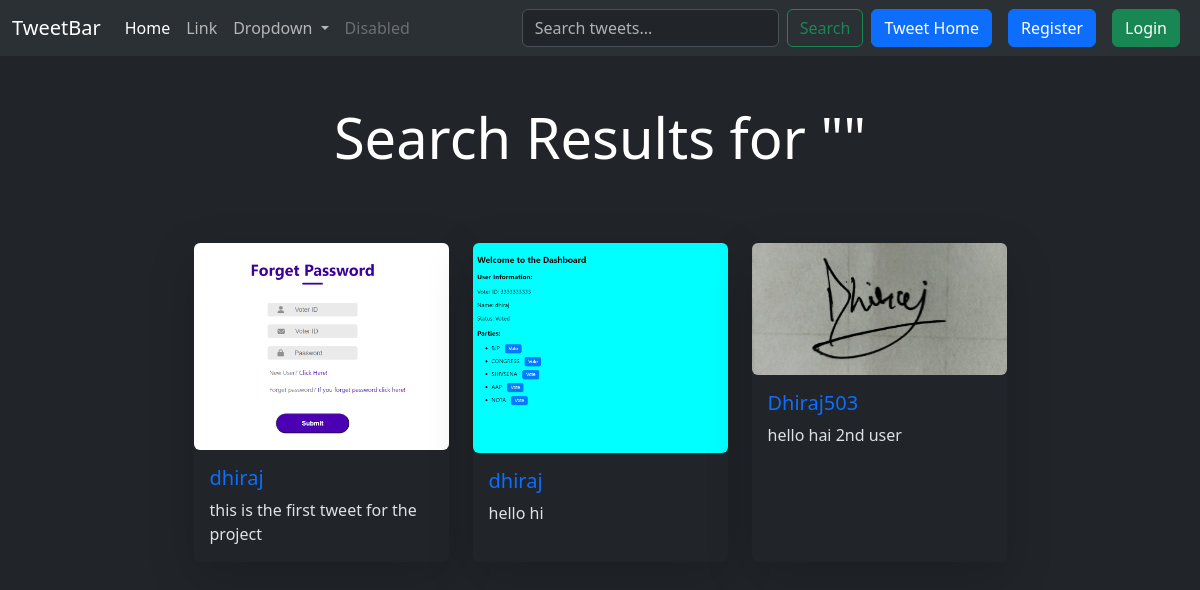
The app's page /search/ with its own data.
### tweetup/models.py (models this page shows, shortened)
class Tweet(models.Model):
    user = models.ForeignKey(User, on_delete=models.CASCADE)
    text = models.TextField(max_length=240)
    photo = models.ImageField(upload_to="photos/", blank=True, null=True)
    created_at = models.DateTimeField(auto_now_add=True)
    updated_at = models.DateTimeField(auto_now=True)

### tweetup/views.py (the view)
# urls.py: path('search/', views.tweet_search, name='tweet_search'),  # Search URL
def tweet_search(request):
    query = request.GET.get('query', '')  # Get the search query from the request
    if query:
        tweets = Tweet.objects.filter(
            Q(text__icontains=query) | Q(user__username__icontains=query)
        )
    else:
        tweets = Tweet.objects.all()  # Return all tweets if no query
    return render(request, 'tweets/tweet_search.html', {'tweets': tweets, 'query': query})

### tweetup/templates/tweets/tweet_search.html (shortened to what this page needs)
{% extends "layout.html" %}
{% block content %}
<div class="container mt-5">
    <h1 class="text-center text-white display-4">Search Results for "{{ query }}"</h1>
    <div class="row mt-5 g-4 justify-content-center" id="tweetContainer">
        {% if tweets %}
        {% for tweet in tweets %}
        <div class="col-lg-3 col-md-4 col-sm-6 d-flex align-items-stretch">
            <div class="card h-100 shadow-lg border-0">
                <img src="{{ tweet.photo.url }}" class="card-img-top img-fluid rounded" alt="{{ tweet.text }}">
                <div class="card-body">
                    <h5 class="card-title text-primary">{{ tweet.user.username }}</h5>
                    <p class="card-text">{{ tweet.text }}</p>
                </div>
            </div>
        </div>
        {% endfor %}
        {% else %}
        <h5 class="text-center text-white">No tweets found matching your query.</h5>
        {% endif %}
    </div>
</div>
{% endblock %}

### records on screen
Tweet: photo (picture), user.username "dhiraj", text "this is the first tweet for the project"
Tweet: photo (picture), user.username "dhiraj", text "hello hi"
Tweet: photo (picture), user.username "Dhiraj503", text "hello hai 2nd user"
